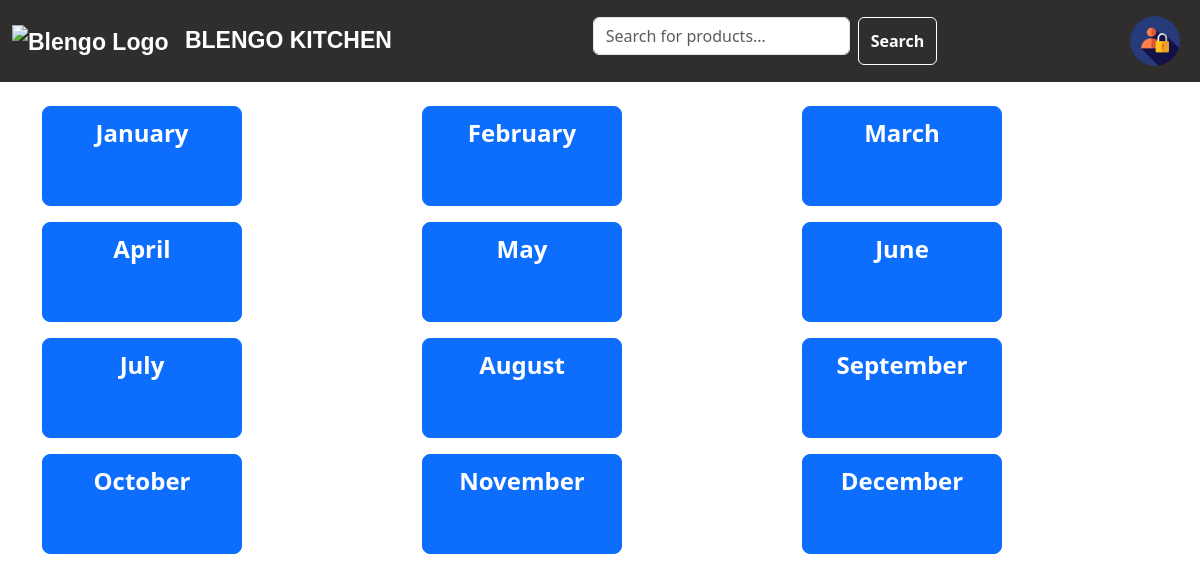
Page /months/ (signed in) on the committed database.
### base/models.py (models this page shows, shortened)
class Profile(models.Model):
    user = models.ForeignKey(User, on_delete=models.CASCADE)
    profileimage = models.ImageField(upload_to='profile_images',null=True,default="login_295128.png")
    firstname = models.CharField(max_length=200,null=True,blank=True)
    lastname = models.CharField(max_length=200,null=True,blank=True)
    state = models.CharField(max_length=200,null=True,blank=True)
    phonenumber=models.CharField(max_length=20, null=True,blank=True)

class Month(models.Model):
    contribution = models.ForeignKey(Contribution, on_delete=models.SET_NULL,null=True,blank=True)
    monthname = models.CharField(max_length=300,null=False)

### base/views.py (the view)
# urls.py: path('months/',views.months,name='months'),
@login_required(login_url='loging')
def months(request):
    if request.method == 'POST':
        monthname = request.POST['monthname']
        monthname=Month(monthname=monthname)
        monthname.save()
    months = Month.objects.all()
    month_length=months.count()
    context = {
        'months':months,
        'month_length':month_length,
    }
    return render(request,'months.html',context)

### base/context_processors.py (called while the page is built)
def user_profile(request):
    if request.user.is_authenticated:
        try:
            profile = Profile.objects.get(user=request.user)
        except Profile.DoesNotExist:
            profile = None
    else:
        profile = None
    return {'user_profile': profile}

### template/months.html (shortened to what this page needs)
{% extends 'home.html' %}
{% block content %}
{% include 'nav-bar.html' %}
<div class="container mt-4">
    <div class="row">
        {% for month in months %}
        <div class="col-md-4 mb-3">
            <a href="{% url 'contribution' month.id %}" class="btn btn-primary btn-lg btn-block text-center btn-custom">{{ month.monthname }}</a>
        </div>
        {% endfor %}
    </div>
</div>
{% endblock %}

### template/nav-bar.html (shortened to what this page needs)
{% load static %}
<nav class="navbar navbar-expand-lg navbar-custom">
    <div class="container-fluid">
        <a class="navbar-brand" href="{% url 'home' %}">
            <img src="{{images.logoimage.url}}" alt="Blengo Logo" style="height: 40px; margin-right: 10px;">
            BLENGO KITCHEN
        </a>
        <div class="collapse navbar-collapse" id="navbarNav">
            {% if user.is_authenticated %}
            <form class="d-flex mx-auto" method="GET" action="{% url 'home' %}">
                <input class="form-control me-2" type="search" placeholder="Search for products..." aria-label="Search" name="q">
                <button class="btn btn-outline-success" type="submit">Search</button>
            </form>
            <ul class="navbar-nav ms-auto mb-2 mb-lg-0">
                <li class="nav-item dropdown">
                    <a class="nav-link" href="#" id="profileDropdown" role="button" data-bs-toggle="dropdown" aria-expanded="false">
                        <img src="{{user_profile.profileimage.url}}" class="rounded-circle" width="50" height="50" alt="{{ user.username }}'s profile picture">
                    </a>
                </li>
            </ul>
            {% endif %}
        </div>
    </div>
</nav>

### template/months.html (style rules this page uses)
.btn-custom { min-width: 200px; height: 100px; font-size: 1.5rem; font-weight: bold; }
.form-control { margin-bottom: 10px; }

### template/nav-bar.html (style rules this page uses)
.navbar-custom { background-color: rgb(48, 45, 45); }
.navbar-custom .navbar-brand, .navbar-custom .nav-link, .navbar-custom .navbar-toggler-icon { color: #FFFFFF; }
.nav-item { font-size: 16px; }
.navbar-custom .btn-outline-success { color: #FFFFFF; border-color: #FFFFFF; }
.navbar-brand { font-weight: bolder; font-family:fantasy,Verdana, Geneva, Tahoma, sans-serif; font-size: 23px; }

### rows in the picture
Profile: profileimage (picture)
Month: monthname "January"
Month: monthname "February"
Month: monthname "March"
Month: monthname "April"
Month: monthname "May"
Month: monthname "June"
Month: monthname "July"
Month: monthname "August"
Month: monthname "September"
Month: monthname "October"
Month: monthname "November"
Month: monthname "December"
